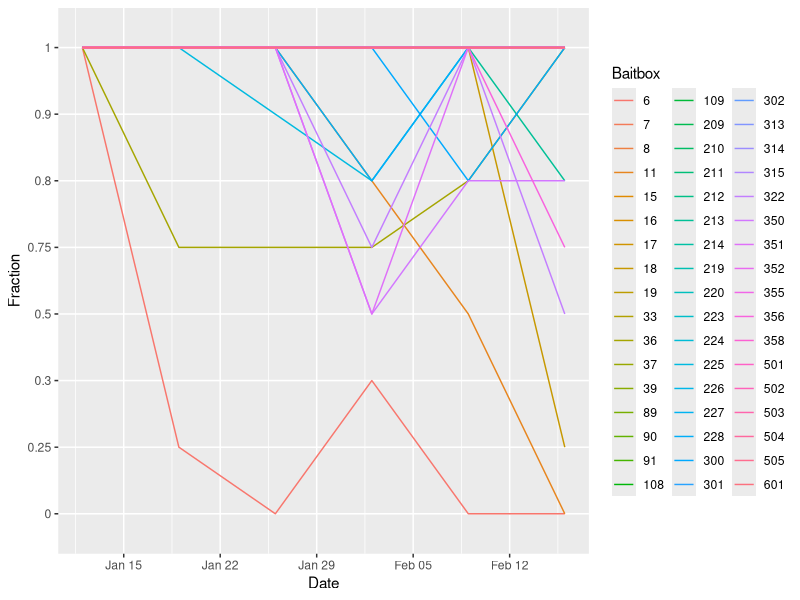
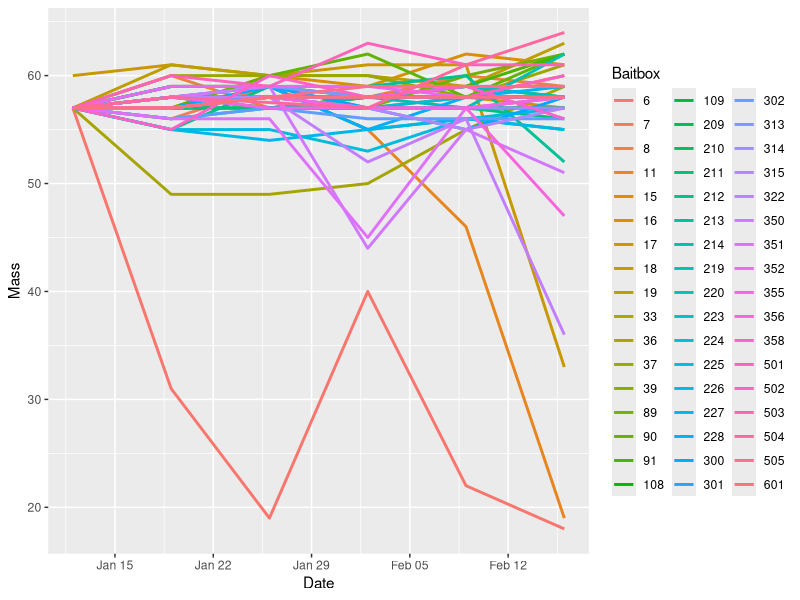
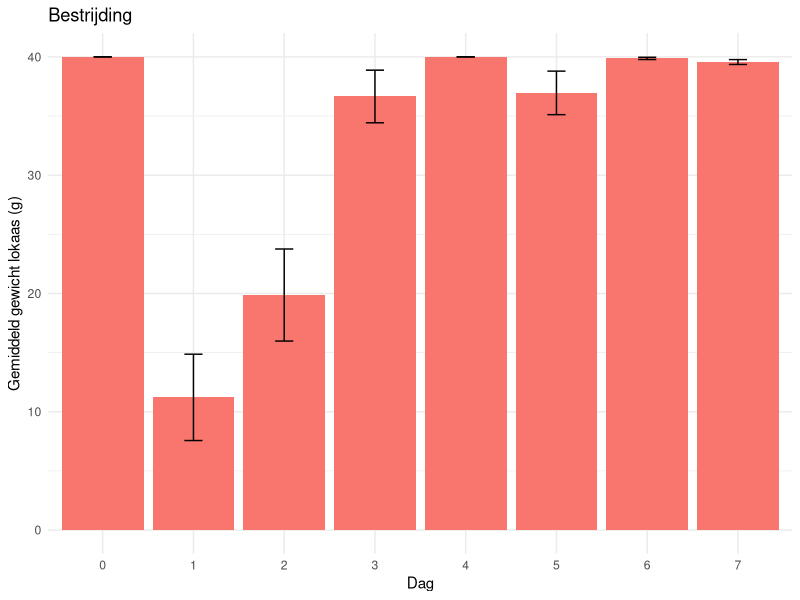
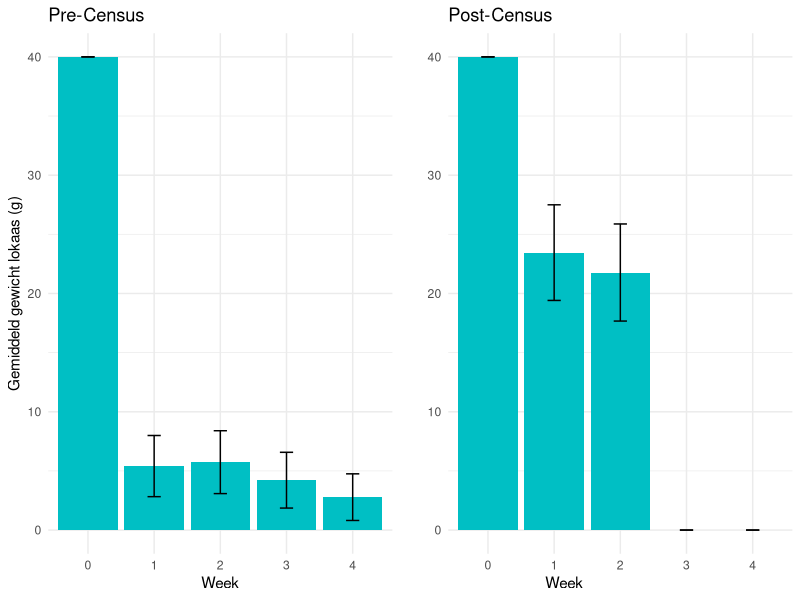
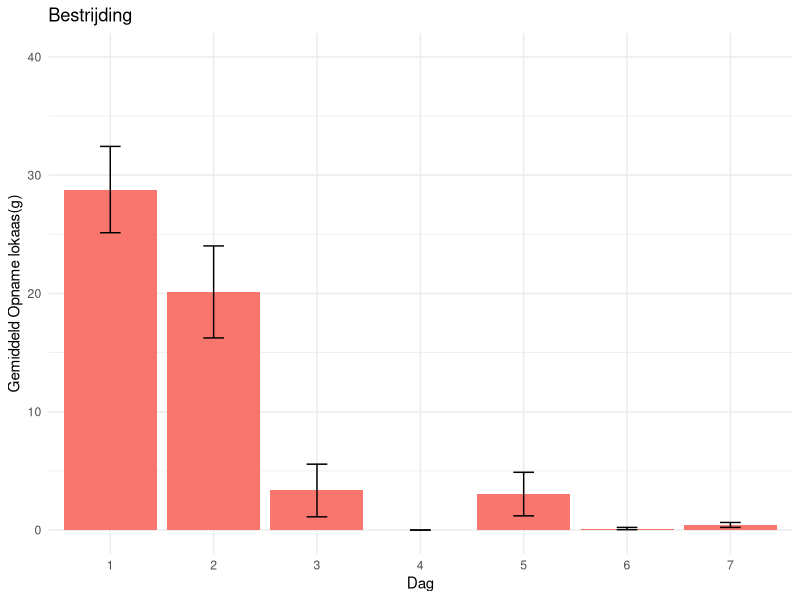
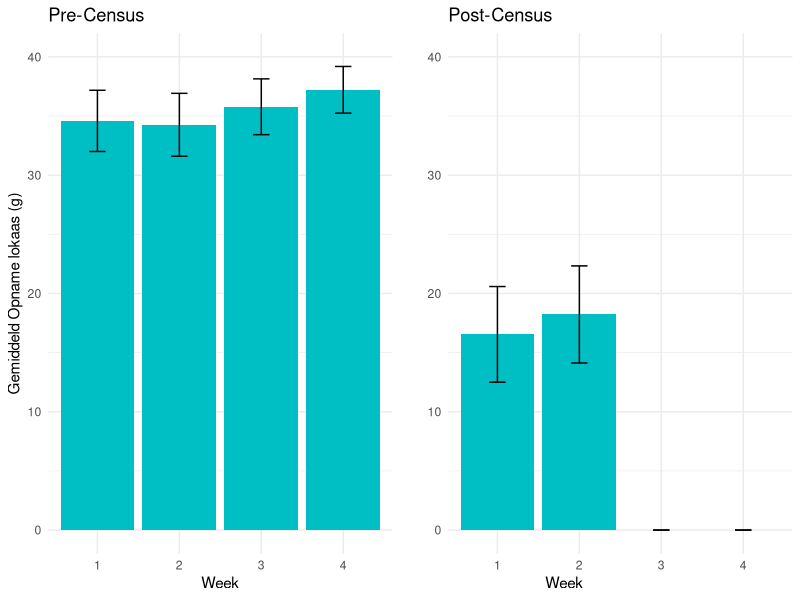

Here is the R script that generated these plots, in order:
library(ggplot2)
library(sf)
library(reshape2)
library(tidyverse)

#MOLENS GEYSKENS

#read data
getwd()
data<-read.csv("data/Data_Opname.csv",sep=";",header=T)
data$X<-NULL

data$Mass[which(data$Mass>70)]<-NA
data<-na.omit(data)


data$Date<-as.POSIXct(strptime(data$Date, format = "%d/%m/%Y"),tz="UTC")

ggplot(data,aes(x=Date,y=Fraction,group=as.factor(ID),colour=as.factor(ID)))+
  geom_line()+
  scale_color_discrete(name = "Baitbox")

ggplot(data,aes(x=Date,y=Mass,group=as.factor(ID),colour=as.factor(ID)))+
  geom_line(linewidth=1)+
  scale_color_discrete(name = "Baitbox")


# Natlandhoeve Ulbeek

data<-read.csv("data/Opname_Ulbeek.csv",sep=";",header=T)
colnames(data)<-c("Lokaaspunt","Moment0","Moment1","Moment2","Moment3","Moment4",
                  "Moment1","Moment2","Moment3","Moment4","Moment5","Moment6","Moment7",
                  "Moment1","Moment2")
data_pre<-data[,c(1,2:6)]
data_bestrijding<-data[,c(1,7:13)]
data_post<-data[,c(1,14:15)]

data_pre <- melt(data_pre, id.vars = "Lokaaspunt", variable.name = "Moment", value.name = "Gewicht")
data_pre$Week<-gsub("[^0-9]", "", data_pre$Moment)


data_bestrijding <- melt(data_bestrijding, id.vars = "Lokaaspunt", variable.name = "Moment", value.name = "Gewicht")
data_bestrijding$Dag<-gsub("[^0-9]", "", data_bestrijding$Moment)
start<-cbind.data.frame(seq(from=1,to=23,by=1),rep("a",length.out=23),rep(40,length.out=23),rep(0,length.out=23))
colnames(start)<-colnames(data_bestrijding)
data_bestrijding<-rbind.data.frame(data_bestrijding,start)

data_post <- melt(data_post, id.vars = "Lokaaspunt", variable.name = "Moment", value.name = "Gewicht")
data_post$Week<-gsub("[^0-9]", "", data_post$Moment)
start<-cbind.data.frame(seq(from=1,to=23,by=1),rep("a",length.out=23),rep(40,length.out=23),rep(0,length.out=23))
colnames(start)<-colnames(data_post)
data_post<-rbind.data.frame(data_post,start)

#Barplot bestrijding

summary_data <- data_bestrijding %>%
  group_by(Dag) %>%
  summarise(
    mean_gewicht = mean(Gewicht),
    sd_gewicht = sd(Gewicht),
    se_gewicht = sd(Gewicht) / sqrt(n())
  )

ggplot(summary_data, aes(x = Dag, y = mean_gewicht)) +
  geom_bar(stat = "identity", fill = "#F8766D") +
  geom_errorbar(aes(ymin = mean_gewicht - se_gewicht, ymax = mean_gewicht + se_gewicht), width = 0.2) +
  labs(title = "Bestrijding",
       x = "Dag",
       y = "Gemiddeld gewicht lokaas (g)") +
  theme_minimal()

#Barplot census

summary_data_pre <- na.omit(data_pre) %>%
  group_by(Week) %>%
  summarise(
    mean_gewicht = mean(Gewicht),
    sd_gewicht = sd(Gewicht),
    se_gewicht = sd(Gewicht) / sqrt(n())
  )

plot_pre<-ggplot(summary_data_pre, aes(x = Week, y = mean_gewicht)) +
  geom_bar(stat = "identity", fill = "#00BFC4") +
  geom_errorbar(aes(ymin = mean_gewicht - se_gewicht, ymax = mean_gewicht + se_gewicht), width = 0.2) +
  labs(title = "Pre-Census",
       x = "Week",
       y = "Gemiddeld gewicht lokaas (g)") +
  theme_minimal()

summary_data_post <- na.omit(data_post) %>%
  group_by(Week) %>%
  summarise(
    mean_gewicht = mean(Gewicht),
    sd_gewicht = sd(Gewicht),
    se_gewicht = sd(Gewicht) / sqrt(n())
  )

add<-summary_data_post[1:2,]
add$Week<-c(3,4)
add$mean_gewicht<-c(0,0)
add$sd_gewicht<-c(0,0)
add$se_gewicht<-c(0,0)
summary_data_post<-rbind.data.frame(summary_data_post,add)

plot_post<-ggplot(summary_data_post, aes(x = Week, y = mean_gewicht)) +
  geom_bar(stat = "identity", fill = "#00BFC4") +
  geom_errorbar(aes(ymin = mean_gewicht - se_gewicht, ymax = mean_gewicht + se_gewicht), width = 0.2) +
  labs(title = "Post-Census",
       x = "Week                            ",
       y = "") +
  theme_minimal()

library(gridExtra)
grid.arrange(plot_pre, plot_post, ncol = 2)

#Change from weight to opname

# Bestrijding
data_bestrijding$Opname<-40-data_bestrijding$Gewicht
data_bestrijding<-data_bestrijding[which(data_bestrijding$Dag!=0),]
summary_data <- data_bestrijding %>%
  group_by(Dag) %>%
  summarise(
    mean_opname = mean(Opname),
    sd_opname = sd(Opname),
    se_opname = sd(Opname) / sqrt(n())
  )

ggplot(summary_data, aes(x = Dag, y = mean_opname)) +
  geom_bar(stat = "identity", fill = "#F8766D") +
  geom_errorbar(aes(ymin = mean_opname - se_opname, ymax = mean_opname + se_opname), width = 0.2) +
  labs(title = "Bestrijding",
       x = "Dag",
       y = "Gemiddeld Opname lokaas(g)") +
  theme_minimal()+
  ylim(0,40)

#Pre census
data_pre$Opname<-40-data_pre$Gewicht
data_pre<-data_pre[which(data_pre$Week!=0),]
summary_data_pre <- na.omit(data_pre) %>%
  group_by(Week) %>%
  summarise(
    mean_Opname = mean(Opname),
    sd_Opname = sd(Opname),
    se_Opname = sd(Opname) / sqrt(n())
  )

plot_pre<-ggplot(summary_data_pre, aes(x = Week, y = mean_Opname)) +
  geom_bar(stat = "identity", fill = "#00BFC4") +
  geom_errorbar(aes(ymin = mean_Opname - se_Opname, ymax = mean_Opname + se_Opname), width = 0.2) +
  labs(title = "Pre-Census",
       x = "Week",
       y = "Gemiddeld Opname lokaas (g)") +
  theme_minimal()+
  ylim(0,40)

#Post
data_post$Opname<-40-data_post$Gewicht
data_post<-data_post[which(data_post$Week!=0),]
summary_data_post <- na.omit(data_post) %>%
  group_by(Week) %>%
  summarise(
    mean_Opname = mean(Opname),
    sd_Opname = sd(Opname),
    se_Opname = sd(Opname) / sqrt(n())
  )

add<-summary_data_post[1:2,]
add$Week<-c(3,4)
add$mean_Opname<-c(0,0)
add$sd_Opname<-c(0,0)
add$se_Opname<-c(0,0)
summary_data_post<-rbind.data.frame(summary_data_post,add)

plot_post<-ggplot(summary_data_post, aes(x = Week, y = mean_Opname)) +
  geom_bar(stat = "identity", fill = "#00BFC4") +
  geom_errorbar(aes(ymin = mean_Opname - se_Opname, ymax = mean_Opname + se_Opname), width = 0.2) +
  labs(title = "Post-Census",
       x = "Week                            ",
       y = "") +
  theme_minimal()+
  ylim(0,40)

library(gridExtra)
grid.arrange(plot_pre, plot_post, ncol = 2)
